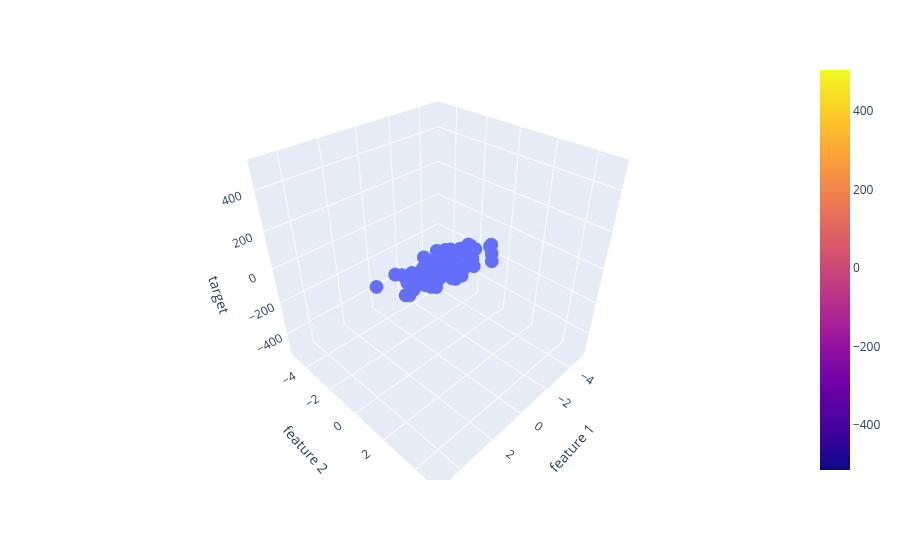

The notebook cell this image was saved under:
### Code cell
x=np.linspace(-5,5,10)
y=np.linspace(-5,5,10)
xGrid, yGrid =np.meshgrid(y,x)
final=np.vstack((xGrid.ravel().reshape(1,100),yGrid.ravel().reshape(1,100))).T

z_final=lr.predict(final).reshape(10,10)
z=z_final
fig=px.scatter_3d(df,x='feature 1',y='feature 2' , z='target')
fig.add_trace(go.Surface(x=x,y=y,z=z))
fig.show()
